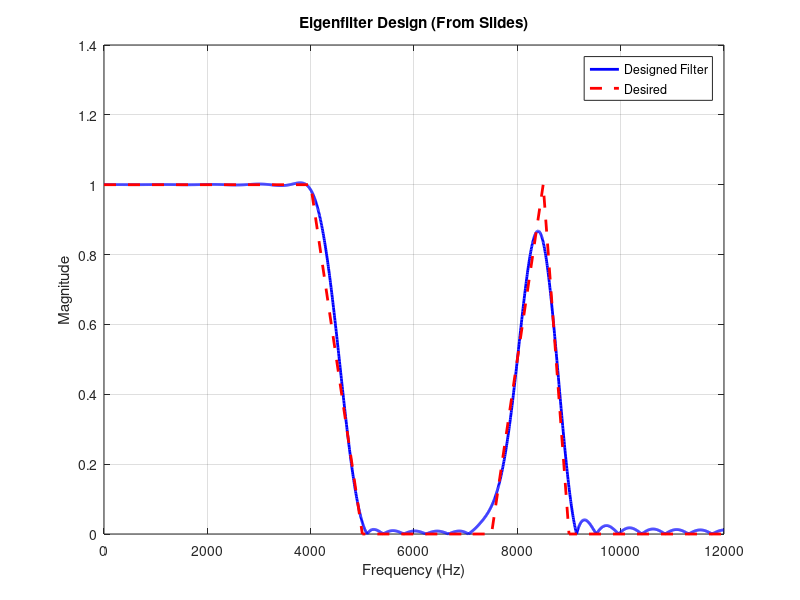
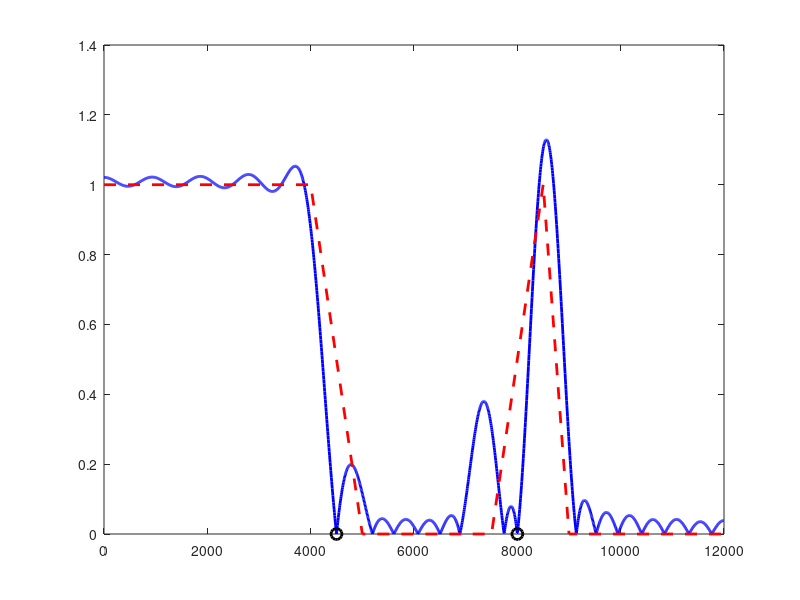

Write the MATLAB code that produced these figures, in order. (Note: this script raises an error after producing the figures.)
%Plot the frequency response of the designed filter and the above desired function on the same graph.
%You should use “eig” command to find the eigenvector corresponding to the minimum eigenvalue.
%Please note that the outputs of the “eig” command are not necessarily sorted.
% Step 1, eigenfilter from class for type I
% Desired: D(w): 1 from 0 - 4000, nothing from 4000-5000, 0 from 5000-7000,
% nothing from 7000 - 7500, linear increase from 0 to 1 from 7500 - 8500,
% nothing from 8500 - 9000, 0 from 9000 - 12000
clc; clear; close all;

%% Parameters
fs = 24000;
N = 50;
M = N/2;

% Frequency grid (numerical integration)
num_points = 2000;
w = linspace(0, pi, num_points);   % radians

%% Desired response D(w)
f = w * fs / (2*pi);  % convert to Hz
W = zeros(size(w));

for k = 1:length(w)
    if f(k) <= 4000
        W(k) = 1;   % passband
    elseif f(k) >= 5000 && f(k) <= 7000
        W(k) = 1;   % stopband
    elseif f(k) >= 7500 && f(k) <= 8500
        W(k) = 1;   % ramp band
    elseif f(k) >= 9000
        W(k) = 1;   % stopband
    else
        W(k) = 0;   % transition → ignore
    end
end

D = zeros(size(w));

for k = 1:length(w)
    if f(k) <= 4000
        D(k) = 1;
    elseif f(k) >= 5000 && f(k) <= 7000
        D(k) = 0;
    elseif f(k) >= 7500 && f(k) <= 8500
        % linear ramp
        D(k) = (f(k) - 7500) / (8500 - 7500);
    elseif f(k) >= 9000
        D(k) = 0;
    else
        % transition regions → don't care much
        D(k) = 0;
    end
end

% Step 1: Calculate Q, p, d
c = zeros(M+1, length(w));

for k = 1:length(w)
    for n = 0:M
        c(n+1, k) = cos(w(k)*n);
    end
end

Q = zeros(M+1, M+1);
p = zeros(M+1,1);

for k = 1:length(w)
    ck = c(:,k);
    
    Q = Q + W(k) * (ck * ck.');
    p = p + W(k) * D(k) * ck;
    %Q = Q + (ck * ck.');
    %p = p + (D(k) * ck);
end

Q = Q * (pi/num_points);
p = p * (pi/num_points);
d = sum(W .* (D.^2)) * (pi/num_points);
%d = sum((D.^2)) * (pi/num_points);

% Construct Qt
Qt = [Q, p;
      p.', d];
disp(Qt)
% Step 2: Calculate the eigenvalues and eigenvectors
[V, L] = eig(Qt);

[~, idx] = min(diag(L));
v = V(:, idx);
v = v / v(end);   % normalize

a = v(1:end-1);

h = zeros(1, N+1);

% center tap
h(M+1) = a(1);

% symmetric taps
for k = 1:M
    h(M+1+k) = a(k+1)/2;
    h(M+1-k) = a(k+1)/2;
end
%% Frequency response
[H, f_plot] = freqz(h, 1, 2048, fs);


%% Interpolate H to match design grid
H_interp = interp1(f_plot, abs(H), f, 'linear', 'extrap');

%% Compute RMSE (weighted)
rmse = sqrt( sum(W .* (H_interp - D).^2) / sum(W) );

fprintf('Step 1 RMSE: %.6f\n', rmse);
%% Plot
figure;
plot(f_plot, abs(H), 'b', 'LineWidth', 2); hold on;

% Desired overlay
f_des = [0 4000 5000 7000 7500 8500 9000 12000];
d_des = [1 1 0 0 0 1 0 0];
plot(f_des, d_des, 'r--', 'LineWidth', 2);

xlabel('Frequency (Hz)');
ylabel('Magnitude');
title('Eigenfilter Design (From Slides)');
legend('Designed Filter', 'Desired');
grid on;
%{ 
Step 2, eigenfilter with a notch added
Design another linear phase type-1 FIR filter with the same frequency response as shown above with
two notches at 4500Hz and 8000Hz. Please note that the first notch is in the first transition band. You
should use the eigenfilter method with linear constraint that was explained in the class. Plot the
magnitude frequency response of the designed filter. To find the null space of a matrix, you can use the
command ”null” in MATLAB.
%}

% Same desired response / weights as Step 1
W2 = W;
D2 = D;

% Recompute Q, p, d for Step 2 (same as Step 1 here)
Q2 = zeros(M+1, M+1);
p2 = zeros(M+1, 1);

for k = 1:length(w)
    ck = c(:,k);
    Q2 = Q2 + W2(k) * (ck * ck.');
    p2 = p2 + W2(k) * D2(k) * ck;
end

Q2 = Q2 * (pi/num_points);
p2 = p2 * (pi/num_points);
d2 = sum(W2 .* (D2.^2)) * (pi/num_points);

% Augmented matrix Qt for constrained problem
Qt2 = [Q2, p2;
       p2.', d2];

%% Build linear constraints E*a = v
% Notch at 4500 Hz  --> A(w1)=0
% Notch at 8000 Hz  --> A(w2)=0

w1 = 2*pi*4500/fs;
w2n = 2*pi*8000/fs;   % use w2n so it doesn't clash with W2

c1 = cos((0:M)' * w1);     % c(w1)
c2n = cos((0:M)' * w2n);   % c(w2)

% Each notch gives one row in E
E = [c1.';
     c2n.'];

vcon = [0;
        0];

% Augmented constraint matrix Ehat = [E  v]
% because E*a = v  <=>  [E  v] * [a; -1] = 0
Ehat = [E, vcon];

%% Null-space method
B = null(Ehat);

% Reduced matrix
Qt_red = B.' * Qt2 * B;

% Solve reduced eigenproblem
[Vred, Lred] = eig(Qt_red);
[~, idx_red] = min(diag(Lred));

w_red = Vred(:, idx_red);

% Recover augmented solution ahat
ahat = B * w_red;

% Normalize so ahat = [a; -1]
ahat = ahat / (-ahat(end));

a2 = ahat(1:end-1);

%% Recover symmetric Type-I impulse response
h2 = zeros(1, N+1);

% center tap
h2(M+1) = a2(1);

% symmetric taps
for k = 1:M
    h2(M+1+k) = a2(k+1)/2;
    h2(M+1-k) = a2(k+1)/2;
end

%% Frequency response of constrained filter
[H2c, f_plot2] = freqz(h2, 1, 2048, fs);

%% Interpolate H2c to design grid
H2c_interp = interp1(f_plot2, abs(H2c), f, 'linear', 'extrap');

%% Weighted RMSE with respect to base desired response
rmse2 = sqrt( sum(W2 .* (H2c_interp - D2).^2) / sum(W2) );
fprintf('Step 2 RMSE (constrained): %.6f\n', rmse2);

%% Check notch values
H4500 = interp1(f_plot2, abs(H2c), 4500, 'linear', 'extrap');
H8000 = interp1(f_plot2, abs(H2c), 8000, 'linear', 'extrap');

fprintf('Magnitude at 4500 Hz: %.6e\n', H4500);
fprintf('Magnitude at 8000 Hz: %.6e\n', H8000);

%% Plot constrained design
figure;
plot(f_plot2, abs(H2c), 'b', 'LineWidth', 2); hold on;

% Base desired overlay
f_des2 = [0 4000 5000 7000 7500 8500 9000 12000];
d_des2 = [1 1 0 0 0 1 0 0];
plot(f_des2, d_des2, 'r--', 'LineWidth', 2);

% Mark notch locations
plot(4500, 0, 'ko', 'MarkerSize', 8, 'LineWidth', 2);
plot(8000, 0, 'ko', 'MarkerSize', 8, 'LineWidth', 2);
xline(4500, 'k:', 'LineWidth', 1.2);
xline(8000, 'k:', 'LineWidth', 1.2);

xlabel('Frequency (Hz)');
ylabel('Magnitude');
title('Constrained Eigenfilter Design with Notches');
legend('Designed Filter', 'Desired', 'Notch Frequencies', 'Location', 'best');
grid on;
